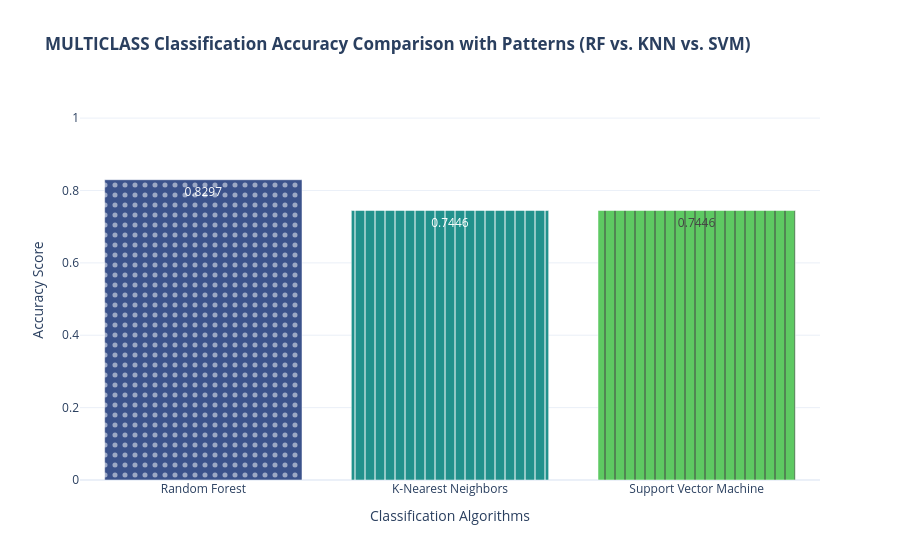

Notebook code cell kept with this figure:
### Code cell
models = ["Random Forest", "K-Nearest Neighbors", "Support Vector Machine"]
accuracies = [0.8297, 0.7446, 0.7446]
colors = ["#3b528b", "#21918c", "#5ec962"] 

patterns = [".", "|","|"]

fig = go.Figure()

for model, acc, col, pat in zip(models, accuracies, colors, patterns):
  fig.add_trace(
      go.Bar(
          name=model,
          x=[model],
          y=[acc],
          marker=dict(
              color=col,
              pattern=dict(
                  shape=pat, fillmode="overlay"
              ),  
          ),
          text=[f"{acc:.4f}"],
          textposition="auto",
      )
  )

fig.update_layout(
    title=(
        "<b>MULTICLASS Classification Accuracy Comparison with Patterns (RF vs."
        " KNN vs. SVM)</b>"
    ),
    xaxis_title="Classification Algorithms",
    yaxis_title="Accuracy Score",
    yaxis=dict(range=[0, 1.05]),
    template="plotly_white",
    height=500,
    showlegend=False,
)

fig.show()

### Figure 1 — Plotly figure (JSON) as saved in the notebook; plotly's stock layout.template omitted (floating-point values rounded to 4 significant figures)
{"data": [{"marker": {"color": "#3b528b", "pattern": {"fillmode": "overlay", "shape": "."}}, "name": "Random Forest", "text": ["0.8297"], "textposition": "auto", "type": "bar", "x": ["Random Forest"], "y": [0.8297]}, {"marker": {"color": "#21918c", "pattern": {"fillmode": "overlay", "shape": "|"}}, "name": "K-Nearest Neighbors", "text": ["0.7446"], "textposition": "auto", "type": "bar", "x": ["K-Nearest Neighbors"], "y": [0.7446]}, {"marker": {"color": "#5ec962", "pattern": {"fillmode": "overlay", "shape": "|"}}, "name": "Support Vector Machine", "text": ["0.7446"], "textposition": "auto", "type": "bar", "x": ["Support Vector Machine"], "y": [0.7446]}], "layout": {"autosize": true, "showlegend": false, "title": {"text": "<b>MULTICLASS Classification Accuracy Comparison with Patterns (RF vs. KNN vs. SVM)</b>"}, "xaxis": {"autorange": true, "range": [-0.5, 2.5], "title": {"text": "Classification Algorithms"}, "type": "category"}, "yaxis": {"range": [0, 1.05], "title": {"text": "Accuracy Score"}, "type": "linear"}}}
